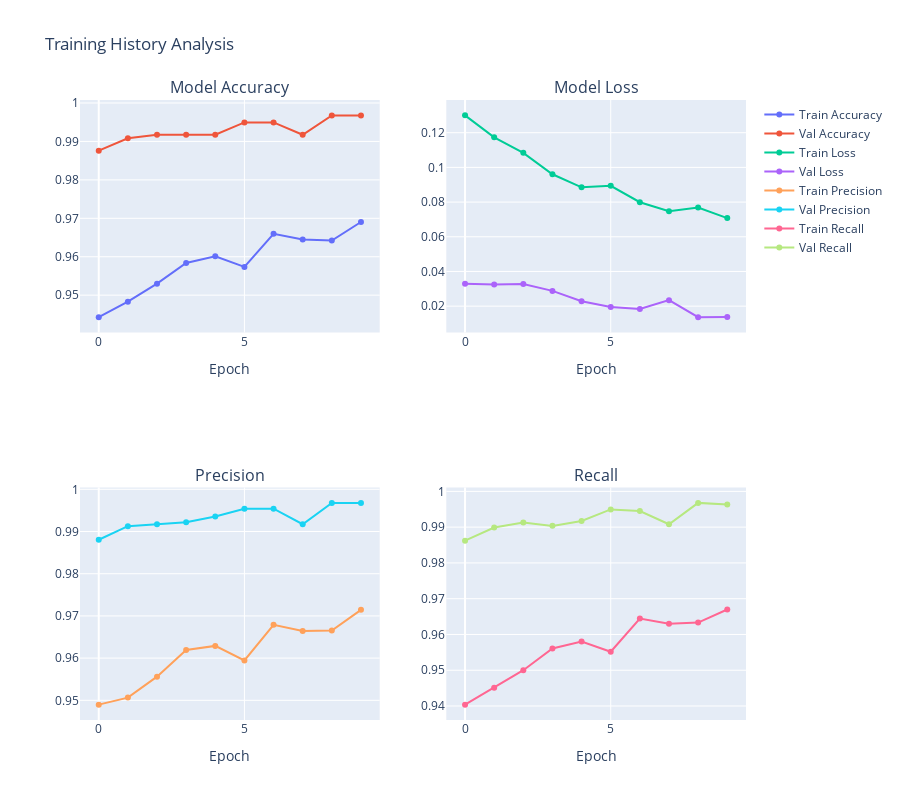

Notebook source saved alongside this figure:
### Markdown cell above
### Visualization 4: Training History
Analyze how the model learned over time.

### Code cell
# Plot training history
fig = make_subplots(
    rows=2, cols=2,
    subplot_titles=('Model Accuracy', 'Model Loss', 'Precision', 'Recall')
)

# Accuracy
fig.add_trace(go.Scatter(y=history.history['accuracy'], name='Train Accuracy', mode='lines+markers'), row=1, col=1)
fig.add_trace(go.Scatter(y=history.history['val_accuracy'], name='Val Accuracy', mode='lines+markers'), row=1, col=1)

# Loss
fig.add_trace(go.Scatter(y=history.history['loss'], name='Train Loss', mode='lines+markers'), row=1, col=2)
fig.add_trace(go.Scatter(y=history.history['val_loss'], name='Val Loss', mode='lines+markers'), row=1, col=2)

# Precision
fig.add_trace(go.Scatter(y=history.history['precision'], name='Train Precision', mode='lines+markers'), row=2, col=1)
fig.add_trace(go.Scatter(y=history.history['val_precision'], name='Val Precision', mode='lines+markers'), row=2, col=1)

# Recall
fig.add_trace(go.Scatter(y=history.history['recall'], name='Train Recall', mode='lines+markers'), row=2, col=2)
fig.add_trace(go.Scatter(y=history.history['val_recall'], name='Val Recall', mode='lines+markers'), row=2, col=2)

fig.update_xaxes(title_text="Epoch")
fig.update_layout(height=800, showlegend=True, title_text="Training History Analysis")
fig.show()

# Training insights
print("\n📈 Training Insights:")
print("=" * 80)
print(f"✓ Final Training Accuracy: {history.history['accuracy'][-1]:.4f}")
print(f"✓ Final Validation Accuracy: {history.history['val_accuracy'][-1]:.4f}")
print(f"✓ Best Validation Accuracy: {max(history.history['val_accuracy']):.4f}")
print(f"✓ Training Epochs: {len(history.history['accuracy'])}")
print(f"\n📊 Model Convergence:")
if len(history.history['accuracy']) < EPOCHS:
    print(f"  • Early stopping triggered at epoch {len(history.history['accuracy'])}")
else:
    print(f"  • Trained for all {EPOCHS} epochs")
print(f"  • Model shows {'good' if abs(history.history['accuracy'][-1] - history.history['val_accuracy'][-1]) < 0.05 else 'some'} generalization")
print("=" * 80)

### Figure 1 — Plotly figure (JSON) as saved in the notebook; plotly's stock layout.template omitted (floating-point values rounded to 4 significant figures)
{"data": [{"mode": "lines+markers", "name": "Train Accuracy", "type": "scatter", "xaxis": "x", "y": [0.9443, 0.9483, 0.953, 0.9584, 0.9601, 0.9574, 0.966, 0.9645, 0.9642, 0.969], "yaxis": "y"}, {"mode": "lines+markers", "name": "Val Accuracy", "type": "scatter", "xaxis": "x", "y": [0.9876, 0.9908, 0.9917, 0.9917, 0.9917, 0.9949, 0.9949, 0.9917, 0.9968, 0.9968], "yaxis": "y"}, {"mode": "lines+markers", "name": "Train Loss", "type": "scatter", "xaxis": "x2", "y": [0.13, 0.1173, 0.1084, 0.09604, 0.0885, 0.08938, 0.07991, 0.07469, 0.07683, 0.07078], "yaxis": "y2"}, {"mode": "lines+markers", "name": "Val Loss", "type": "scatter", "xaxis": "x2", "y": [0.03294, 0.03248, 0.03281, 0.0288, 0.02284, 0.01949, 0.01833, 0.02348, 0.01369, 0.01371], "yaxis": "y2"}, {"mode": "lines+markers", "name": "Train Precision", "type": "scatter", "xaxis": "x3", "y": [0.949, 0.9506, 0.9556, 0.9619, 0.9629, 0.9595, 0.9679, 0.9664, 0.9665, 0.9714], "yaxis": "y3"}, {"mode": "lines+markers", "name": "Val Precision", "type": "scatter", "xaxis": "x3", "y": [0.988, 0.9913, 0.9917, 0.9922, 0.9936, 0.9954, 0.9954, 0.9917, 0.9968, 0.9968], "yaxis": "y3"}, {"mode": "lines+markers", "name": "Train Recall", "type": "scatter", "xaxis": "x4", "y": [0.9404, 0.9451, 0.95, 0.9561, 0.958, 0.9552, 0.9645, 0.963, 0.9633, 0.967], "yaxis": "y4"}, {"mode": "lines+markers", "name": "Val Recall", "type": "scatter", "xaxis": "x4", "y": [0.9862, 0.9899, 0.9913, 0.9904, 0.9917, 0.9949, 0.9945, 0.9908, 0.9968, 0.9963], "yaxis": "y4"}], "layout": {"annotations": [{"font": {"size": 16}, "showarrow": false, "text": "Model Accuracy", "x": 0.225, "xanchor": "center", "xref": "paper", "y": 1, "yanchor": "bottom", "yref": "paper"}, {"font": {"size": 16}, "showarrow": false, "text": "Model Loss", "x": 0.775, "xanchor": "center", "xref": "paper", "y": 1, "yanchor": "bottom", "yref": "paper"}, {"font": {"size": 16}, "showarrow": false, "text": "Precision", "x": 0.225, "xanchor": "center", "xref": "paper", "y": 0.375, "yanchor": "bottom", "yref": "paper"}, {"font": {"size": 16}, "showarrow": false, "text": "Recall", "x": 0.775, "xanchor": "center", "xref": "paper", "y": 0.375, "yanchor": "bottom", "yref": "paper"}], "height": 800, "showlegend": true, "title": {"text": "Training History Analysis"}, "xaxis": {"anchor": "y", "domain": [0, 0.45], "title": {"text": "Epoch"}}, "xaxis2": {"anchor": "y2", "domain": [0.55, 1], "title": {"text": "Epoch"}}, "xaxis3": {"anchor": "y3", "domain": [0, 0.45], "title": {"text": "Epoch"}}, "xaxis4": {"anchor": "y4", "domain": [0.55, 1], "title": {"text": "Epoch"}}, "yaxis": {"anchor": "x", "domain": [0.625, 1]}, "yaxis2": {"anchor": "x2", "domain": [0.625, 1]}, "yaxis3": {"anchor": "x3", "domain": [0, 0.375]}, "yaxis4": {"anchor": "x4", "domain": [0, 0.375]}}}
